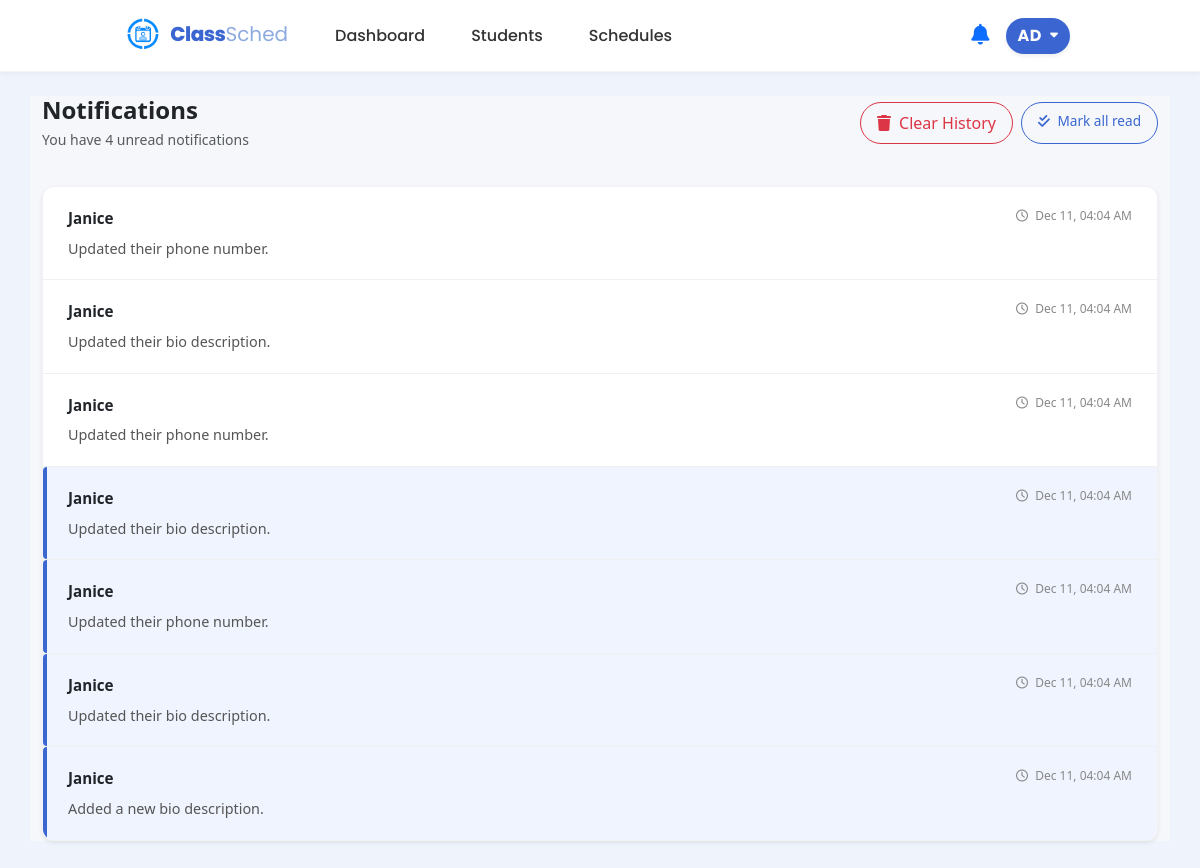
/src/notif_view.php (signed in), run on an earlier commit of the app's database.
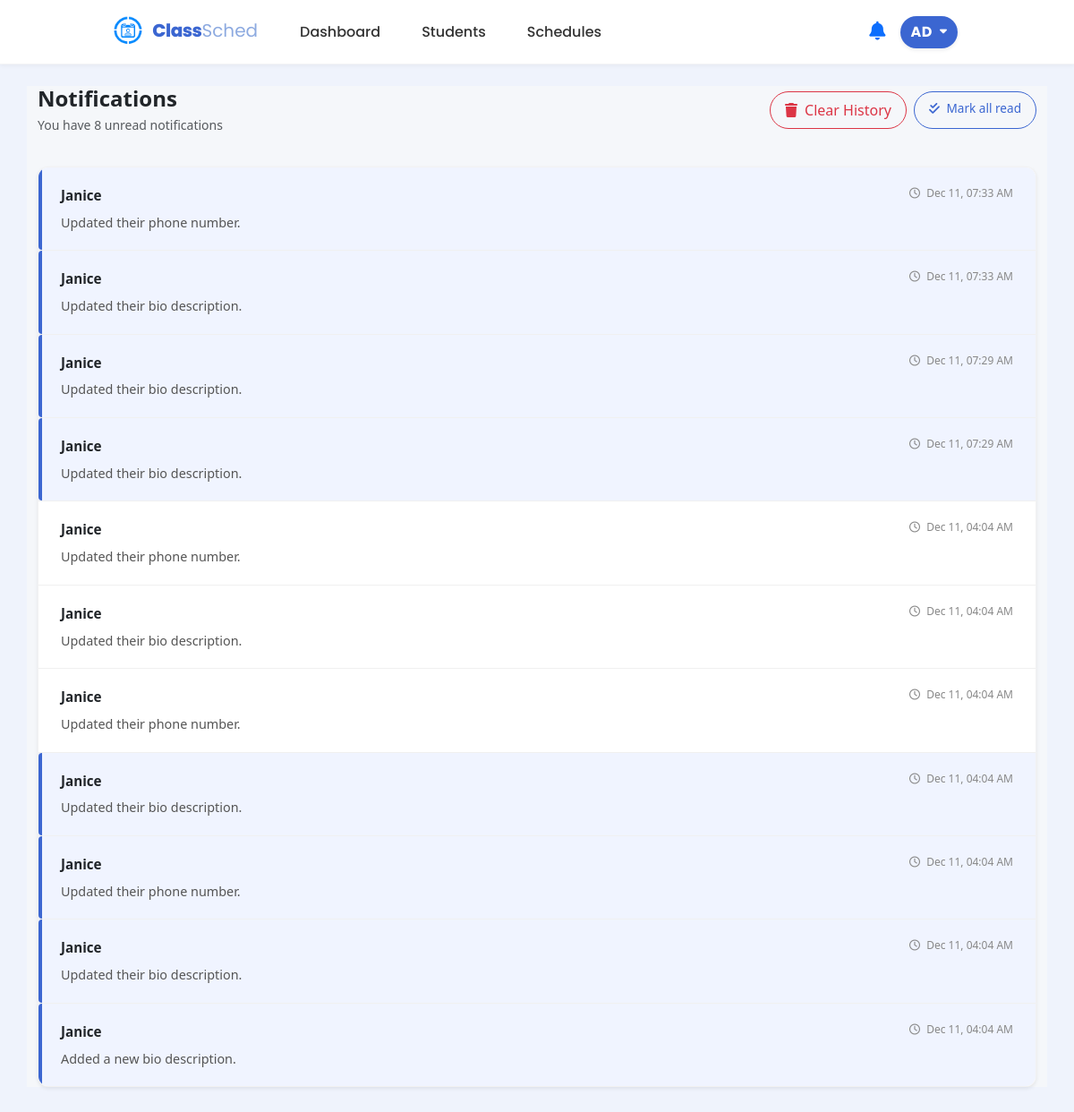
And on a later commit of the database.
### tables this page shows
CREATE TABLE users (
        id INTEGER PRIMARY KEY AUTOINCREMENT,
        role_id INTEGER NOT NULL,
        username TEXT NOT NULL UNIQUE, 
        email TEXT NOT NULL UNIQUE,
        password_hash TEXT NOT NULL, last_notification_check DATETIME DEFAULT '1970-01-01 00:00:00',
        FOREIGN KEY (role_id) REFERENCES roles(id)
    );

CREATE TABLE notifications (
        id INTEGER PRIMARY KEY AUTOINCREMENT,
        student_id INTEGER,
        message TEXT,
        is_read INTEGER DEFAULT 0,
        created_at DATETIME DEFAULT CURRENT_TIMESTAMP,
        FOREIGN KEY (student_id) REFERENCES students(id)
    );

CREATE TABLE students (
        id INTEGER PRIMARY KEY AUTOINCREMENT,
        user_id INTEGER UNIQUE,
        student_number TEXT(50) NOT NULL,
        last_name TEXT(50) NOT NULL,
        first_name TEXT(50),
        middle_name TEXT(50),
        age INTEGER,
        phone_number TEXT(20),
        course_id INTEGER NOT NULL,
        year_level INTEGER,
        email TEXT(255) UNIQUE,
        last_notification_check DATETIME DEFAULT "1970-01-01 00:00:00",
        FOREIGN KEY (user_id) REFERENCES users(id),
        FOREIGN KEY (course_id) REFERENCES courses(id)
    );

### src/notif_view.php (the view, shortened to what this page needs)
<?php
$db = get_db();
$user_id = null;
if (isset($_SESSION['user']['id'])) {
    $user_id = $_SESSION['user']['id'];
} elseif (isset($_SESSION['user_id'])) {
    $user_id = $_SESSION['user_id'];
    $user_name = $_SESSION['user_name'] ?? 'Student';
} else {
    header("Location: index.php");
    exit();
}
$stmt_role = $db->prepare("SELECT r.name FROM users u JOIN roles r ON u.role_id = r.id WHERE u.id = :uid");
$stmt_role->bindValue(':uid', $user_id, SQLITE3_INTEGER);
$res_role = $stmt_role->execute();
$role_row = $res_role->fetchArray(SQLITE3_ASSOC);
$user_role = $role_row['name'] ?? 'student';
$notifications = [];
$unread_count = 0;
$total_count = 0;
$has_read_notifications = false;
if ($user_role === 'admin') {
    $query = "SELECT n.*, s.first_name, s.last_name, s.student_number
              FROM notifications n
              LEFT JOIN students s ON n.student_id = s.id
              WHERE n.message LIKE '%bio description%'
                 OR n.message LIKE '%phone number%'
              ORDER BY n.created_at DESC";
    $res = $db->query($query);
    while ($row = $res->fetchArray(SQLITE3_ASSOC)) {
        $studentName = trim(($row['first_name'] ?? '') . ' ' . ($row['last_name'] ?? ''));
        $row['display_name'] = empty($studentName) ? 'Unknown Student' : $studentName;
        $notifications[] = $row;
        if ($row['is_read'] == 0) {
            $unread_count++;
        }
        if ($row['is_read'] == 1) {
            $has_read_notifications = true;
        }
    }
    $total_count = $unread_count;
}
?>
<!DOCTYPE html>
<html lang="en">
<head>
    <link href="https://cdn.jsdelivr.net/npm/bootstrap@5.3.3/dist/css/bootstrap.min.css" rel="stylesheet">
    <link href="https://cdnjs.cloudflare.com/ajax/libs/font-awesome/6.0.0/css/all.min.css" rel="stylesheet">
    <link rel="stylesheet" href="../styles/student_dashboard.css">
    <link rel="stylesheet" href="../styles/student.css">
    <link rel="stylesheet" href="../styles/notification.css">
    <link rel="stylesheet" href="../styles/notif_view.css">
</head>
<body>
    <?php require_once __DIR__ . "/student_nav.php"; ?>
    <div class="container mt-4 mb-5">
        <div class="page-header d-flex flex-wrap justify-content-between align-items-center gap-3">
            <?php if($user_role === 'admin'): ?>
                <div>
                    <h4 class="mb-1 fw-bold text-dark">
                        Notifications
                    </h4>
                    <p class="mb-0 text-muted small">
                        You have <?php echo $total_count; ?> unread notification<?php echo $total_count !== 1 ? 's' : ''; ?>
                    </p>
                </div>
            <?php endif; ?>
            <div class="d-flex gap-2">
                <?php if ($has_read_notifications): ?>
                    <a href="?action=clear_history"
                       class="btn btn-outline-danger rounded-pill px-3 py-2"
                       onclick="return confirm('Are you sure you want to delete all read notifications? This cannot be undone.');">
                        <i class="fa-solid fa-trash me-1"></i> Clear History
                    </a>
                <?php endif; ?>
                <?php if ($total_count > 0): ?>
                    <a href="?action=clear_notifications" class="btn mark-all-btn rounded-pill px-3 py-2">
                        <i class="fa-solid fa-check-double me-1"></i> Mark all read
                    </a>
                <?php endif; ?>
            </div>
        </div>
        <?php if (!empty($notifications)): ?>
            <div class="notif-card shadow-sm overflow-hidden mt-3">
                <?php foreach ($notifications as $notif):
                    $is_unread = ($notif['is_read'] == 0);
                    $item_class = $is_unread ? 'unread' : 'read';
                    if ($user_role === 'admin') {
                        $target_url = "admin_student_manage.php?action=read_notif&id=" . $notif['id'];
                    } else {
                        $target_url = "student_schedule.php?action=read_notif&id=" . $notif['id'];
                    }
                ?>
                    <a href="<?php echo $target_url; ?>" class="notif-item <?php echo $item_class; ?>">
                        <div class="d-flex flex-column">
                            <div class="d-flex justify-content-between align-items-start mb-1">
                                <div class="notif-title">
                                    <?php echo htmlspecialchars(!empty($notif['first_name']) ? $notif['first_name'] : 'ClassSched Notification'); ?>
                                </div>
                                <div class="notif-time ms-3">
                                    <i class="fa-regular fa-clock me-1"></i>
                                    <?php echo date('M d, h:i A', strtotime($notif['created_at'])); ?>
                                </div>
                            </div>
                            <div class="notif-text">
                                <?php echo htmlspecialchars($notif['message']); ?>
                            </div>
                        </div>
                    </a>
                <?php endforeach; ?>
            </div>
        <?php endif; ?>
    </div>
</body>
</html>

### src/student_nav.php (shortened to what this page needs)
<?php
$current_page = basename($_SERVER['PHP_SELF']);
$is_admin = (strpos($current_page, 'admin_') === 0);
$fullName = null;
$initials = null;
if (isset($_SESSION['user']['id']) && isset($db)) {
    $userId = $_SESSION['user']['id'];
    $stmtRole = $db->prepare("SELECT r.name FROM users u JOIN roles r ON u.role_id = r.id WHERE u.id = :uid");
    $stmtRole->bindValue(':uid', $userId, SQLITE3_INTEGER);
    $resRole = $stmtRole->execute();
    $roleRow = $resRole->fetchArray(SQLITE3_ASSOC);
    if ($roleRow && strtolower($roleRow['name']) === 'admin') {
        $is_admin = true;
    }
    $stmt = $db->prepare("SELECT first_name, last_name FROM students WHERE user_id = :uid");
    $stmt->bindValue(':uid', $userId, SQLITE3_INTEGER);
    $result = $stmt->execute();
    $navStudent = $result->fetchArray(SQLITE3_ASSOC);
    if ($navStudent) {
        $fullName = $navStudent['first_name'] . ' ' . $navStudent['last_name'];
    } else {
        $stmt = $db->prepare("SELECT username FROM users WHERE id = :uid");
        $stmt->bindValue(':uid', $userId, SQLITE3_INTEGER);
        $result = $stmt->execute();
        $user = $result->fetchArray(SQLITE3_ASSOC);
        if ($user) {
            $fullName = $user['username'];
            if (strtolower($fullName) === 'admin') {
                $fullName = 'Admin';
            }
        }
    }
}
if ($fullName) {
    $parts = explode(' ', trim($fullName));
    if (count($parts) >= 2) {
        $initials = strtoupper(substr($parts[0], 0, 1) . substr($parts[1], 0, 1));
    } else {
        $initials = strtoupper(substr($fullName, 0, 2));
    }
}
$home_link = $is_admin ? 'admin_dashboard.php' : 'student_dashboard.php';
?>
<link rel="stylesheet" href="../styles/student_nav.css">
<nav class="navbar navbar-expand-md sticky-top">
    <div class="container-fluid px-4">
        <div class="d-flex align-items-center">
            <a class="navbar-brand me-0" href="<?php echo $home_link; ?>">
                <img src="../img/logo.png" width="45" height="45" alt="Logo" onerror="this.style.display='none'">
                <span class="logo-text lh-1">
                    <span class="text-class">Class</span><span class="text-sched">Sched</span>
                </span>
            </a>
            <div class="collapse navbar-collapse ms-4 d-none d-md-block" id="desktopNav">
                <ul class="navbar-nav">
                    <?php if ($is_admin): ?>
                        <li class="nav-item">
                            <a class="nav-link <?php echo ($current_page == 'admin_dashboard.php') ? 'active fw-bold text-primary' : ''; ?>" href="admin_dashboard.php">Dashboard</a>
                        </li>
                        <li class="nav-item">
                            <a class="nav-link <?php echo ($current_page == 'admin_student_manage.php') ? 'active fw-bold text-primary' : ''; ?>" href="admin_student_manage.php">Students</a>
                        </li>
                        <li class="nav-item">
                            <a class="nav-link <?php echo ($current_page == 'admin_schedule.php') ? 'active fw-bold text-primary' : ''; ?>" href="admin_schedule.php">Schedules</a>
                        </li>
                    <?php endif; ?>
                </ul>
            </div>
        </div>
        <div class="d-flex align-items-center gap-3">
            <div class="dropdown notification-container position-relative">
                <?php if ($current_page == 'notif_view.php'): ?>
                    <i class="fa-solid fa-bell"
                       style="font-size: 1.3rem; color: #0d6efd; cursor: default;">
                    </i>
                <?php endif; ?>
            </div>
            <div class="dropdown">
                <?php if ($is_admin): ?>
                    <button class="btn user-dropdown-btn rounded-pill d-flex align-items-center gap-2 border-0 shadow-sm" type="button" data-bs-toggle="dropdown" aria-expanded="false">
                        <span class="fw-bold" style="letter-spacing: 0.5px;"><?php echo htmlspecialchars($initials ?? 'AD'); ?></span>
                        <i class="fa-solid fa-caret-down" style="font-size: 0.8rem;"></i>
                    </button>
                <?php endif; ?>
            </div>
        </div>
    </div>
</nav>

### styles/student_dashboard.css (style rules this page uses)
:root { --brand-blue: #3b66d1; --brand-dark: #0f1724; }
body { font-family: 'Poppins', sans-serif; color: var(--brand-dark); background-color: #f8f9fa; }

### styles/student.css (style rules this page uses)
:root { --brand-blue: #3b66d1; --brand-blue-hover: #2d52b0; --brand-dark: #0f1724; --brand-light: #f5f7ff; }
body { font-family: 'Poppins', sans-serif; color: var(--brand-dark); background-color: #eff3fc; }
.navbar { background-color: rgba(255, 255, 255, 0.95); border-bottom: 1px solid #f3f4f6; padding: 0.5rem 0; }
.nav-link { color: #333 !important; font-weight: 500; margin: 0 15px; transition: color 0.2s; }

### styles/notification.css (style rules this page uses)
.notification-container { display: flex; align-items: center; }
.notification-container .fa-bell { transition: color 0.3s ease; cursor: pointer; }
.notif-time { font-size: 0.75rem; color: #888; }

### styles/notif_view.css (style rules this page uses)
.container { background-color: #f5f7fa; font-family: 'Segoe UI', system-ui, -apple-system, sans-serif; }
.page-header { background-color: transparent; padding-bottom: 20px; }
.notif-card { background-color: #ffffff; border: 1px solid rgba(0,0,0,0.05); border-radius: 12px; transition: all 0.2s ease; }
.notif-item { position: relative; padding: 20px 25px; border-bottom: 1px solid #f0f0f0; transition: background-color 0.2s; text-decoration: none; display: block; }
.notif-item:last-child { border-bottom: none; }
.notif-item.unread { background-color: #f0f4ff; }
.notif-item.unread::before { content: ''; position: absolute; left: 0; top: 0; bottom: 0; width: 4px; background-color: #3b66d1; border-top-left-radius: 4px; border-bottom-left-radius: 4px; }
.notif-title { font-weight: 600; font-size: 0.95rem; color: #212529; margin-bottom: 4px; display: flex; align-items: center; }
.notif-text { font-size: 0.9rem; color: #555; line-height: 1.5; }
.notif-time { font-size: 0.75rem; color: #888; white-space: nowrap; }
.mark-all-btn { color: #3b66d1; border: 1px solid #3b66d1; background: transparent; font-weight: 500; font-size: 0.85rem; transition: all 0.2s; }

### styles/student_nav.css (style rules this page uses)
.navbar { background-color: #ffffff; box-shadow: 0 2px 4px rgba(0,0,0,0.04); z-index: 1030; }
.user-dropdown-btn { background-color: #3b66d1; color: white; padding: 6px 12px; font-weight: 500; }
.logo-text { font-family: 'Poppins', sans-serif; font-size: 20px; line-height: 1; }
.text-class { color: #3b66d1; font-weight: 800; letter-spacing: -0.5px; }
.text-sched { color: #8daae0; font-weight: 400; }
@media (min-width: 992px) { .navbar .container-fluid { padding-left: 120px !important; padding-right: 130px !important; } }

What changed in the data, as far as the page shows it:
added notifications: student.first_name "Janice", created_at "Dec 11, 07:33 AM", message "Updated their phone number."
added notifications: student.first_name "Janice", created_at "Dec 11, 07:33 AM", message "Updated their bio description."
added notifications: student.first_name "Janice", created_at "Dec 11, 07:29 AM", message "Updated their bio description."
added notifications: student.first_name "Janice", created_at "Dec 11, 07:29 AM", message "Updated their bio description."
Also different on the page:
$total_count: "4" → "8"
